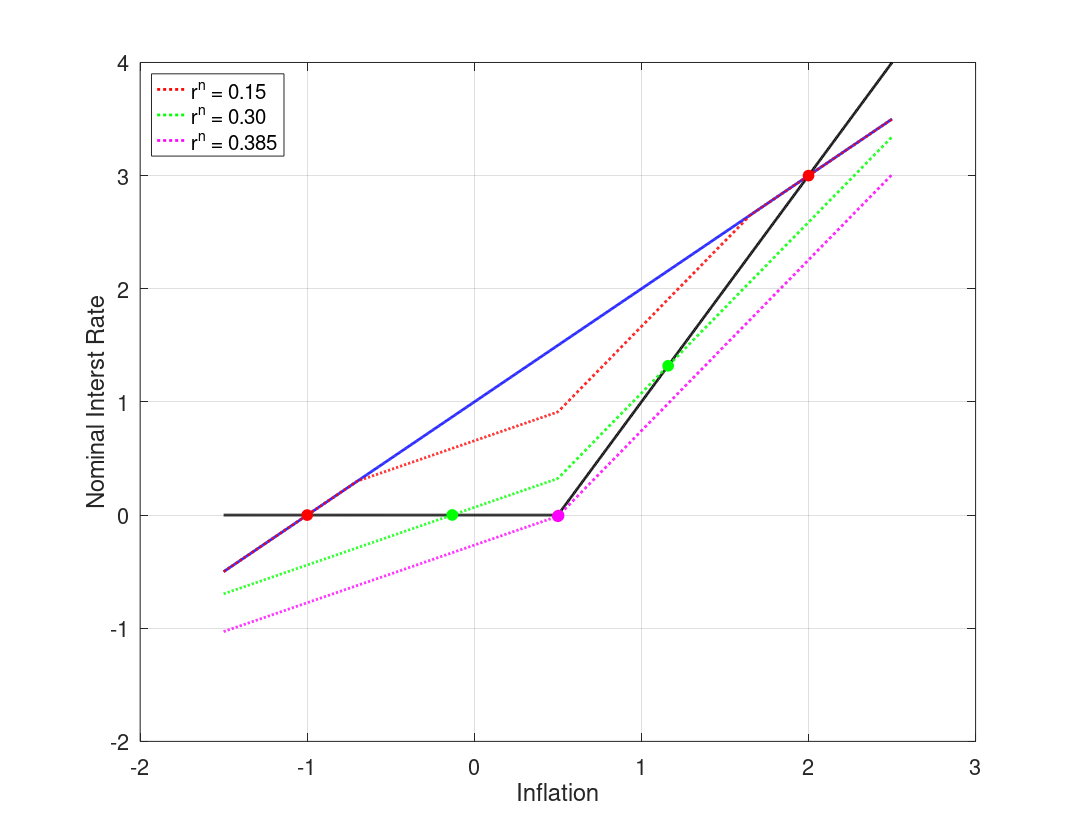

MATLAB code for this plot:
%--------------------------------------------------------------------------
% File Name: RAFR_cSHOCK.m
% Author: Philip Coyle
% Date Created: 01/07/2019
% cd /mq/philipprojects/RA_Work/Taisuke_Nakata/Zero_Lower_Bound/DeflationaryRegime/RSSInflation/Codes/3state_iid_shock
% RAFR_cSHOCK
%--------------------------------------------------------------------------

clear all
close all
clc

%% Model Calibration
cBET = 1/1.0025;
cSIGMA = 1;
cKAPPA = 0.02;
cPHIpi = 2;
cRstar = 1/400;
cSHOCK_grid = [0.15, 0.3, 0.385];
cPItarg = 2/400;
p_m = 0.5; %Probability of being in the middle state 

%% Housekeeping
% Set Grid Intervals
pi_m_low = -1.5/400;
pi_m_high = 2.5/400;
numgrid = 1001;
pi_m = linspace(pi_m_low,pi_m_high, numgrid)';

% Allocate Space
inx_ub = zeros(length(cSHOCK_grid),1);
pi_ub_zlb = zeros(length(cSHOCK_grid),1);
inx_lb = zeros(length(cSHOCK_grid),1);
pi_lb_zlb = zeros(length(cSHOCK_grid),1);
rafr = zeros(numgrid,length(cSHOCK_grid));


% Find max inflation that leads to ZLB binding
bound = (-cRstar - cPItarg*(1-cPHIpi))/cPHIpi;

inx_m = find(min(abs(pi_m - bound)) == abs(pi_m - bound));
% Find pi_m point where middle state interst rate binds
pi_m_zlb = pi_m(inx_m);

% Taylor Rule
tr = max(0,cRstar + cPItarg + cPHIpi*(pi_m - cPItarg));

% 'Riskless' Fisher Relation
fr = pi_m + cRstar;

for j = 1:length(cSHOCK_grid)
    cSHOCK = cSHOCK_grid(j);
    %% Policy Functions from below (Assume middle state interst rate binds)
    % Low  High state inflation & expected inflation (as functions of middle state inflation)
    pi_l_b = pi_m - cKAPPA*cSIGMA*cSHOCK;
    pi_h_b = (pi_m - cKAPPA*cSIGMA*(cRstar + cPItarg*(1-cPHIpi)- cSHOCK))/(1+cKAPPA*cSIGMA*cPHIpi);
    exp_pi_b = (1-p_m)/2*pi_l_b + p_m*pi_m + (1-p_m)/2*pi_h_b;

    % Low Middle and High state output & expected output (as functions of middle state inflation)
    y_m_b = (pi_m - cBET*exp_pi_b)/cKAPPA;
    y_l_b = y_m_b - cSIGMA*cSHOCK;
    y_h_b = y_m_b - cSIGMA*(cRstar + cPItarg + cPHIpi*(pi_h_b - cPItarg) - cSHOCK);
    exp_y_b = (1-p_m)/2*y_l_b + p_m*y_m_b + (1-p_m)/2*y_h_b;

    % Find pi_m point where high state interst rate binds
    inx_lb(j) = find(min(abs(pi_h_b - bound)) == abs(pi_h_b - bound));
    pi_lb_zlb(j) = pi_m(inx_lb(j));

    %% Policy Functions from above (Assume middle state interst rate does not bind)
   % Low  High state inflation & expected inflation (as functions of middle state inflation)
    pi_l_a = pi_m*(1+cKAPPA*cSIGMA*cPHIpi) + cKAPPA*cSIGMA*(-cPHIpi*cPItarg + cRstar + cPItarg - cSHOCK);
    pi_h_a = pi_m + (cKAPPA*cSIGMA*cSHOCK)/(1+cKAPPA*cSIGMA*cPHIpi);
    exp_pi_a = (1-p_m)/2*pi_l_a + p_m*pi_m + (1-p_m)/2*pi_h_a;

    % Low Middle and High state output & expected output (as functions of middle state inflation)
    y_m_a = (pi_m - cBET*exp_pi_a)/cKAPPA;
    y_l_a = y_m_a + cSIGMA*(cPHIpi*(pi_m - cPItarg) + cRstar + cPItarg - cSHOCK);
    y_h_a = y_m_a + cSIGMA*(cPHIpi*(pi_m - pi_h_a) + cSHOCK);
    exp_y_a = (1-p_m)/2*y_l_a + p_m*y_m_a + (1-p_m)/2*y_h_a;

    % Find pi_m point where low state interst rate binds
    inx_ub(j) = find(min(abs(pi_l_a - bound)) == abs(pi_l_a - bound));
    pi_ub_zlb(j) = pi_m(inx_ub(j));

    %% Define Risk Adjusted Fisher Relationship   
    for i = 1:numgrid
        if pi_m(i) < pi_lb_zlb(j) || pi_m(i) > pi_ub_zlb(j)
            rafr(i,j) = pi_m(i) + cRstar;
        elseif pi_m(i) <= pi_m_zlb
            rafr(i,j) = cRstar + pi_m(i) + (exp_pi_b(i) - pi_m(i)) + 1/cSIGMA*(exp_y_b(i) - y_m_b(i));
        elseif pi_m(i) <= pi_ub_zlb(j)
            rafr(i,j) = cRstar + pi_m(i) + (exp_pi_a(i) - pi_m(i)) + 1/cSIGMA*(exp_y_a(i) - y_m_a(i));
        end
    end
end
        
%% Plotting
colors = {'r','g','m'};

fig(1) = figure(1);
grid on
box on
hold on
plot(400*pi_m, 400*tr,'Color','k','LineWidth',2);
plot(400*pi_m, 400*fr,'Color','b','LineWidth',2);
for j = 1:length(cSHOCK_grid)
    [~,inx] = sort(abs(tr - rafr(:,j)));
    RSS = inx(1:2);    
    h(j) = plot(400*pi_m, 400*rafr(:,j),'Color',colors{j},'LineStyle',':','LineWidth',2);
    p1 = plot(400*pi_m(RSS(1)),400*rafr(RSS(1),j));
    p2 = plot(400*pi_m(RSS(2)),400*rafr(RSS(2),j));
    set([p1 p2],'Marker','o','MarkerEdgeColor',colors{j},'MarkerFaceColor', colors{j},'MarkerSize',8)
end

xlabel('Inflation','FontSize',16)
ylabel('Nominal Interst Rate','FontSize',16)
set(gca,'FontSize',16)
L = legend([h(1) h(2) h(3)],'r^n = 0.15','r^n = 0.30','r^n = 0.385');
set(L,'Location','NorthWest','Fontsize',15)

set(fig(1),'PaperOrientation','Landscape');
set(fig(1),'PaperPosition',[0 0 11 8.5]);
print(fig(1),'-depsc','RAFR_varycSHOCK.eps');
